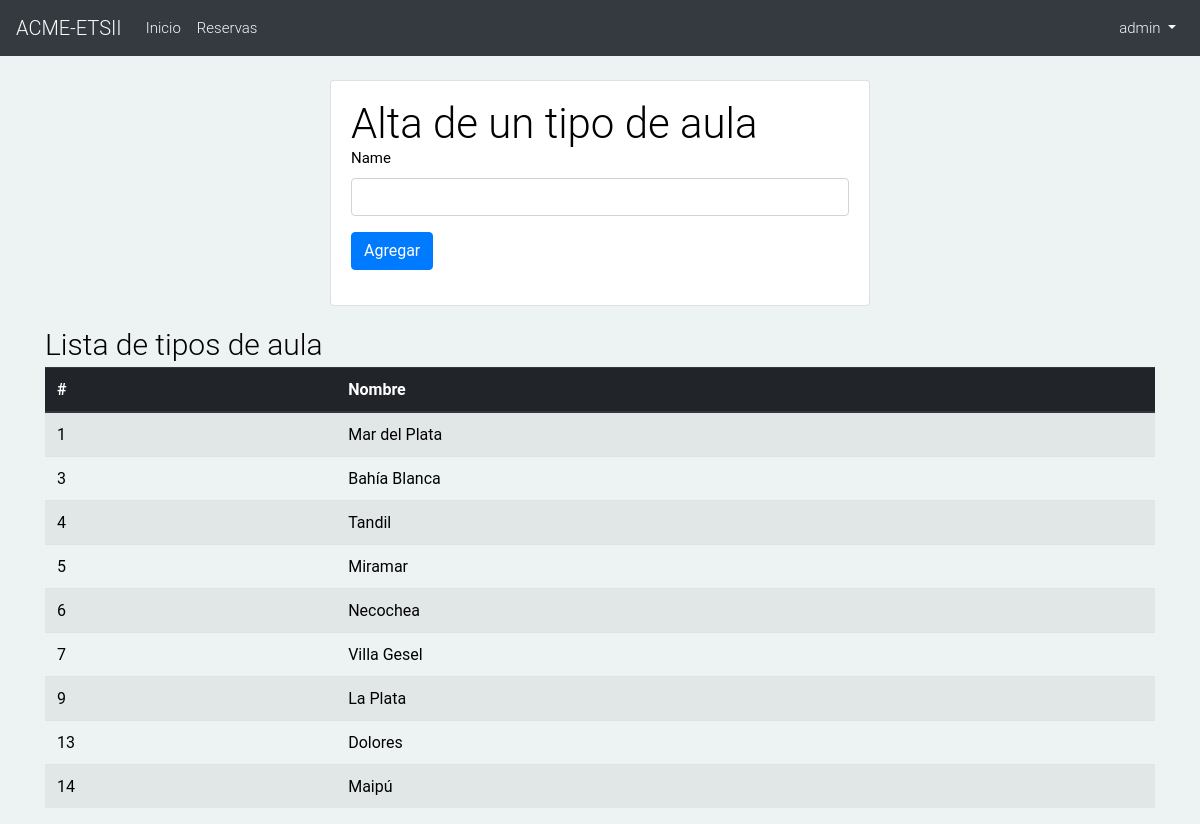
The app's page /hospedajes/new_tipoAula/ (signed in), older data.
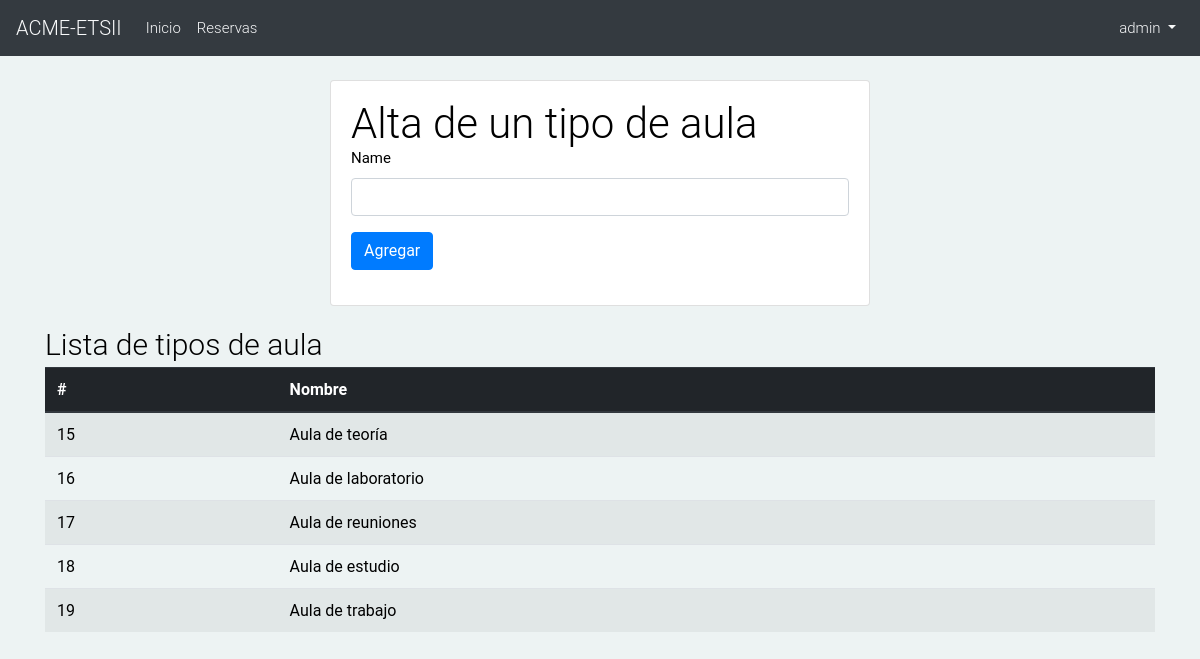
The same page, newer data.
### hospedajes_app/models.py (models this page shows, shortened)
class TipoAula(models.Model):
    name = models.CharField(max_length=25, unique=True)
    class Meta:
        verbose_name_plural = 'TiposAula'

### hospedajes_app/views.py (the view)
# urls.py: path('new_tipoAula/', views.tipoAula_form, name='tipoAulaForm'),
@login_required
@staff_member_required
def tipoAula_form(request):
    tiposAula = TipoAula.objects.all()
    if request.method == 'POST':
        form = TipoAulaForm(request.POST)
        if form.is_valid():
            form.save()
    else:
        form = TipoAulaForm()
    return render(request, 'hospedajes_app/forms/tipoAula_form.html', {'tiposAula': tiposAula, 'form': form})

### hospedajes_app/forms.py
class TipoAulaForm(forms.ModelForm):
    class Meta:
        model = TipoAula
        fields = ('name',)

### templates/hospedajes_app/forms/tipoAula_form.html (shortened to what this page needs)
{% extends 'hospedajes_app/base.html' %}
{% load crispy_forms_tags %}
{% block content %}
    <div class="row justify-content-center">
        <div class="col-6">
          <div class="card">
            <div class="card-body">
              <h2>Alta de un tipo de aula</h2>
              <form method="post" novalidate>
                {{ form|crispy }}
                <button type="submit" class="btn btn-primary">Agregar</button>
              </form>
            </div>
          </div>
        </div>
    </div>
    <h3 class="mt-3">Lista de tipos de aula</h3>
    <table class="table table-striped table-hover table table-responsive-sm">
        {% if tiposAula %}
        <thead class="thead-dark">
            <tr>
                <th scope="col">#</th>
                <th scope="col">Nombre</th>
            </tr>
        </thead>
        <tbody>
            {% for c in tiposAula %}
            <tr>
                <td>{{ c.id }}</td>
                <td>{{ c.name }}</td>
            </tr>
            {% endfor %}
            {% else %}
                <h3>No hay tipos de aula</h3>
            {% endif %}
        </tbody>
    </table>
{% endblock %}

Row changes from the older to the newer data that the page shows:
removed TipoAula: id "1", name "Mar del Plata"
removed TipoAula: id "3", name "Bahía Blanca"
removed TipoAula: id "4", name "Tandil"
removed TipoAula: id "5", name "Miramar"
removed TipoAula: id "6", name "Necochea"
removed TipoAula: id "7", name "Villa Gesel"
removed TipoAula: id "9", name "La Plata"
removed TipoAula: id "13", name "Dolores"
removed TipoAula: id "14", name "Maipú"
added TipoAula: id "15", name "Aula de teoría"
added TipoAula: id "16", name "Aula de laboratorio"
added TipoAula: id "17", name "Aula de reuniones"
added TipoAula: id "18", name "Aula de estudio"
added TipoAula: id "19", name "Aula de trabajo"
